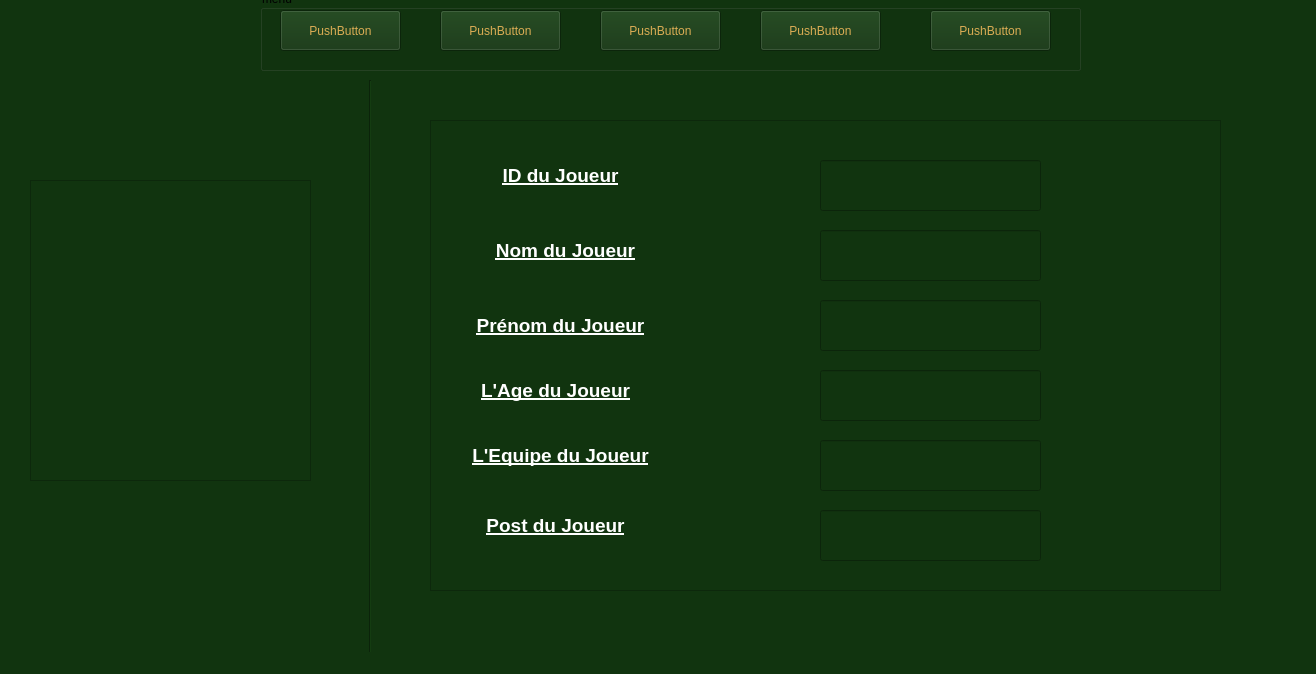
<?xml version="1.0" encoding="UTF-8"?>
<ui version="4.0">
 <class>Joueur</class>
 <widget class="QMainWindow" name="Joueur">
  <property name="geometry">
   <rect>
    <x>0</x>
    <y>0</y>
    <width>1316</width>
    <height>674</height>
   </rect>
  </property>
  <property name="windowTitle">
   <string>Joueur</string>
  </property>
  <property name="styleSheet">
   <string notr="true">background-color: rgb(17, 52, 15);</string>
  </property>
  <widget class="QWidget" name="centralwidget">
   <widget class="QGroupBox" name="groupBox">
    <property name="geometry">
     <rect>
      <x>260</x>
      <y>-10</y>
      <width>821</width>
      <height>81</height>
     </rect>
    </property>
    <property name="styleSheet">
     <string notr="true"/>
    </property>
    <property name="title">
     <string>menu</string>
    </property>
    <widget class="QPushButton" name="pushButton">
     <property name="geometry">
      <rect>
       <x>20</x>
       <y>20</y>
       <width>121</width>
       <height>41</height>
      </rect>
     </property>
     <property name="styleSheet">
      <string notr="true">background-color: rgb(17, 52, 15);
font: 13pt &quot;Trebuchet MS&quot;;
color: rgb(219, 173, 84);
selection-color: rgb(85, 170, 0);</string>
     </property>
     <property name="text">
      <string>PushButton</string>
     </property>
    </widget>
    <widget class="QPushButton" name="pushButton_6">
     <property name="geometry">
      <rect>
       <x>180</x>
       <y>20</y>
       <width>121</width>
       <height>41</height>
      </rect>
     </property>
     <property name="styleSheet">
      <string notr="true">background-color: rgb(17, 52, 15);
font: 13pt &quot;Trebuchet MS&quot;;
color: rgb(219, 173, 84);
selection-color: rgb(85, 170, 0);</string>
     </property>
     <property name="text">
      <string>PushButton</string>
     </property>
    </widget>
    <widget class="QPushButton" name="pushButton_7">
     <property name="geometry">
      <rect>
       <x>340</x>
       <y>20</y>
       <width>121</width>
       <height>41</height>
      </rect>
     </property>
     <property name="styleSheet">
      <string notr="true">background-color: rgb(17, 52, 15);
font: 13pt &quot;Trebuchet MS&quot;;
color: rgb(219, 173, 84);
selection-color: rgb(85, 170, 0);</string>
     </property>
     <property name="text">
      <string>PushButton</string>
     </property>
    </widget>
    <widget class="QPushButton" name="pushButton_8">
     <property name="geometry">
      <rect>
       <x>500</x>
       <y>20</y>
       <width>121</width>
       <height>41</height>
      </rect>
     </property>
     <property name="styleSheet">
      <string notr="true">background-color: rgb(17, 52, 15);
font: 13pt &quot;Trebuchet MS&quot;;
color: rgb(219, 173, 84);
selection-color: rgb(85, 170, 0);</string>
     </property>
     <property name="text">
      <string>PushButton</string>
     </property>
    </widget>
    <widget class="QPushButton" name="pushButton_9">
     <property name="geometry">
      <rect>
       <x>670</x>
       <y>20</y>
       <width>121</width>
       <height>41</height>
      </rect>
     </property>
     <property name="styleSheet">
      <string notr="true">background-color: rgb(17, 52, 15);
font: 13pt &quot;Trebuchet MS&quot;;
color: rgb(219, 173, 84);
selection-color: rgb(85, 170, 0);</string>
     </property>
     <property name="text">
      <string>PushButton</string>
     </property>
    </widget>
   </widget>
   <widget class="QLabel" name="label_9">
    <property name="geometry">
     <rect>
      <x>40</x>
      <y>0</y>
      <width>141</width>
      <height>81</height>
     </rect>
    </property>
    <property name="styleSheet">
     <string notr="true">border-image: url(:/logo/assetes/logo/logo_app.png);

</string>
    </property>
    <property name="text">
     <string/>
    </property>
    <property name="pixmap">
     <pixmap>assetes/logo/logo_app.png</pixmap>
    </property>
    <property name="scaledContents">
     <bool>true</bool>
    </property>
   </widget>
   <widget class="QLabel" name="label">
    <property name="geometry">
     <rect>
      <x>470</x>
      <y>150</y>
      <width>181</width>
      <height>51</height>
     </rect>
    </property>
    <property name="text">
     <string>&lt;!DOCTYPE HTML PUBLIC &quot;-//W3C//DTD HTML 4.0//EN&quot; &quot;http://www.w3.org/TR/REC-html40/strict.dtd&quot;&gt;
&lt;html&gt;&lt;head&gt;&lt;meta name=&quot;qrichtext&quot; content=&quot;1&quot; /&gt;&lt;meta charset=&quot;utf-8&quot; /&gt;&lt;style type=&quot;text/css&quot;&gt;
p, li { white-space: pre-wrap; }
hr { height: 1px; border-width: 0; }
li.unchecked::marker { content: &quot;\2610&quot;; }
li.checked::marker { content: &quot;\2612&quot;; }
&lt;/style&gt;&lt;/head&gt;&lt;body style=&quot; font-family:'Segoe UI'; font-size:9pt; font-weight:400; font-style:normal;&quot;&gt;
&lt;p align=&quot;center&quot; dir='rtl' style=&quot; margin-top:12px; margin-bottom:12px; margin-left:0px; margin-right:0px; -qt-block-indent:0; text-indent:0px;&quot;&gt;&lt;span style=&quot; font-size:14pt; font-weight:700; text-decoration: underline; color:#ffffff;&quot;&gt;ID du Joueur&lt;/span&gt;&lt;/p&gt;&lt;/body&gt;&lt;/html&gt;</string>
    </property>
   </widget>
   <widget class="QLabel" name="label_2">
    <property name="geometry">
     <rect>
      <x>460</x>
      <y>230</y>
      <width>211</width>
      <height>41</height>
     </rect>
    </property>
    <property name="text">
     <string>&lt;html&gt;&lt;head/&gt;&lt;body&gt;&lt;p align=&quot;center&quot;&gt;&lt;span style=&quot; font-size:14pt; font-weight:700; text-decoration: underline; color:#ffffff;&quot;&gt;Nom du Joueur&lt;/span&gt;&lt;/p&gt;&lt;/body&gt;&lt;/html&gt;</string>
    </property>
   </widget>
   <widget class="QLabel" name="label_3">
    <property name="geometry">
     <rect>
      <x>450</x>
      <y>310</y>
      <width>221</width>
      <height>31</height>
     </rect>
    </property>
    <property name="text">
     <string>&lt;html&gt;&lt;head/&gt;&lt;body&gt;&lt;p align=&quot;center&quot;&gt;&lt;span style=&quot; font-size:14pt; font-weight:700; text-decoration: underline; color:#ffffff;&quot;&gt;Prénom du Joueur&lt;/span&gt;&lt;/p&gt;&lt;/body&gt;&lt;/html&gt;</string>
    </property>
   </widget>
   <widget class="Line" name="line">
    <property name="geometry">
     <rect>
      <x>330</x>
      <y>80</y>
      <width>81</width>
      <height>611</height>
     </rect>
    </property>
    <property name="orientation">
     <enum>Qt::Orientation::Vertical</enum>
    </property>
   </widget>
   <widget class="QLabel" name="label_4">
    <property name="geometry">
     <rect>
      <x>450</x>
      <y>370</y>
      <width>211</width>
      <height>41</height>
     </rect>
    </property>
    <property name="text">
     <string>&lt;html&gt;&lt;head/&gt;&lt;body&gt;&lt;p align=&quot;center&quot;&gt;&lt;span style=&quot; font-size:14pt; font-weight:700; text-decoration: underline; color:#ffffff;&quot;&gt;L'Age du Joueur&lt;/span&gt;&lt;/p&gt;&lt;/body&gt;&lt;/html&gt;</string>
    </property>
   </widget>
   <widget class="QLabel" name="label_5">
    <property name="geometry">
     <rect>
      <x>470</x>
      <y>510</y>
      <width>171</width>
      <height>31</height>
     </rect>
    </property>
    <property name="text">
     <string>&lt;html&gt;&lt;head/&gt;&lt;body&gt;&lt;p align=&quot;center&quot;&gt;&lt;span style=&quot; font-size:14pt; font-weight:700; text-decoration: underline; color:#ffffff;&quot;&gt;Post du Joueur&lt;/span&gt;&lt;/p&gt;&lt;/body&gt;&lt;/html&gt;</string>
    </property>
   </widget>
   <widget class="QLabel" name="label_6">
    <property name="geometry">
     <rect>
      <x>450</x>
      <y>440</y>
      <width>221</width>
      <height>31</height>
     </rect>
    </property>
    <property name="text">
     <string>&lt;html&gt;&lt;head/&gt;&lt;body&gt;&lt;p align=&quot;center&quot;&gt;&lt;span style=&quot; font-size:14pt; font-weight:700; text-decoration: underline; color:#ffffff;&quot;&gt;L'Equipe du Joueur&lt;/span&gt;&lt;/p&gt;&lt;/body&gt;&lt;/html&gt;</string>
    </property>
   </widget>
   <widget class="QLineEdit" name="lineEdit">
    <property name="geometry">
     <rect>
      <x>820</x>
      <y>160</y>
      <width>221</width>
      <height>51</height>
     </rect>
    </property>
   </widget>
   <widget class="QLineEdit" name="lineEdit_2">
    <property name="geometry">
     <rect>
      <x>820</x>
      <y>230</y>
      <width>221</width>
      <height>51</height>
     </rect>
    </property>
   </widget>
   <widget class="QLineEdit" name="lineEdit_7">
    <property name="geometry">
     <rect>
      <x>820</x>
      <y>300</y>
      <width>221</width>
      <height>51</height>
     </rect>
    </property>
   </widget>
   <widget class="QLineEdit" name="lineEdit_3">
    <property name="geometry">
     <rect>
      <x>820</x>
      <y>370</y>
      <width>221</width>
      <height>51</height>
     </rect>
    </property>
   </widget>
   <widget class="QLineEdit" name="lineEdit_4">
    <property name="geometry">
     <rect>
      <x>820</x>
      <y>440</y>
      <width>221</width>
      <height>51</height>
     </rect>
    </property>
   </widget>
   <widget class="QLineEdit" name="lineEdit_5">
    <property name="geometry">
     <rect>
      <x>820</x>
      <y>510</y>
      <width>221</width>
      <height>51</height>
     </rect>
    </property>
   </widget>
   <widget class="QGraphicsView" name="graphicsView">
    <property name="geometry">
     <rect>
      <x>430</x>
      <y>120</y>
      <width>791</width>
      <height>471</height>
     </rect>
    </property>
   </widget>
   <widget class="QGraphicsView" name="graphicsView_2">
    <property name="geometry">
     <rect>
      <x>30</x>
      <y>180</y>
      <width>281</width>
      <height>301</height>
     </rect>
    </property>
   </widget>
   <widget class="QLabel" name="label_7">
    <property name="geometry">
     <rect>
      <x>60</x>
      <y>210</y>
      <width>221</width>
      <height>241</height>
     </rect>
    </property>
    <property name="text">
     <string/>
    </property>
    <property name="pixmap">
     <pixmap>../../Bureau/8198-1694609670.webp</pixmap>
    </property>
    <property name="scaledContents">
     <bool>true</bool>
    </property>
   </widget>
   <widget class="QLabel" name="label_8">
    <property name="geometry">
     <rect>
      <x>110</x>
      <y>510</y>
      <width>111</width>
      <height>91</height>
     </rect>
    </property>
    <property name="text">
     <string/>
    </property>
    <property name="pixmap">
     <pixmap>assetes/logo/logo_simple.png</pixmap>
    </property>
    <property name="scaledContents">
     <bool>true</bool>
    </property>
   </widget>
   <zorder>graphicsView_2</zorder>
   <zorder>graphicsView</zorder>
   <zorder>groupBox</zorder>
   <zorder>label_9</zorder>
   <zorder>label</zorder>
   <zorder>label_2</zorder>
   <zorder>label_3</zorder>
   <zorder>line</zorder>
   <zorder>label_4</zorder>
   <zorder>label_5</zorder>
   <zorder>label_6</zorder>
   <zorder>lineEdit</zorder>
   <zorder>lineEdit_2</zorder>
   <zorder>lineEdit_7</zorder>
   <zorder>lineEdit_3</zorder>
   <zorder>lineEdit_4</zorder>
   <zorder>lineEdit_5</zorder>
   <zorder>label_7</zorder>
   <zorder>label_8</zorder>
  </widget>
  <widget class="QMenuBar" name="menubar">
   <property name="geometry">
    <rect>
     <x>0</x>
     <y>0</y>
     <width>1316</width>
     <height>25</height>
    </rect>
   </property>
  </widget>
  <widget class="QStatusBar" name="statusbar"/>
 </widget>
 <resources/>
 <connections/>
</ui>
